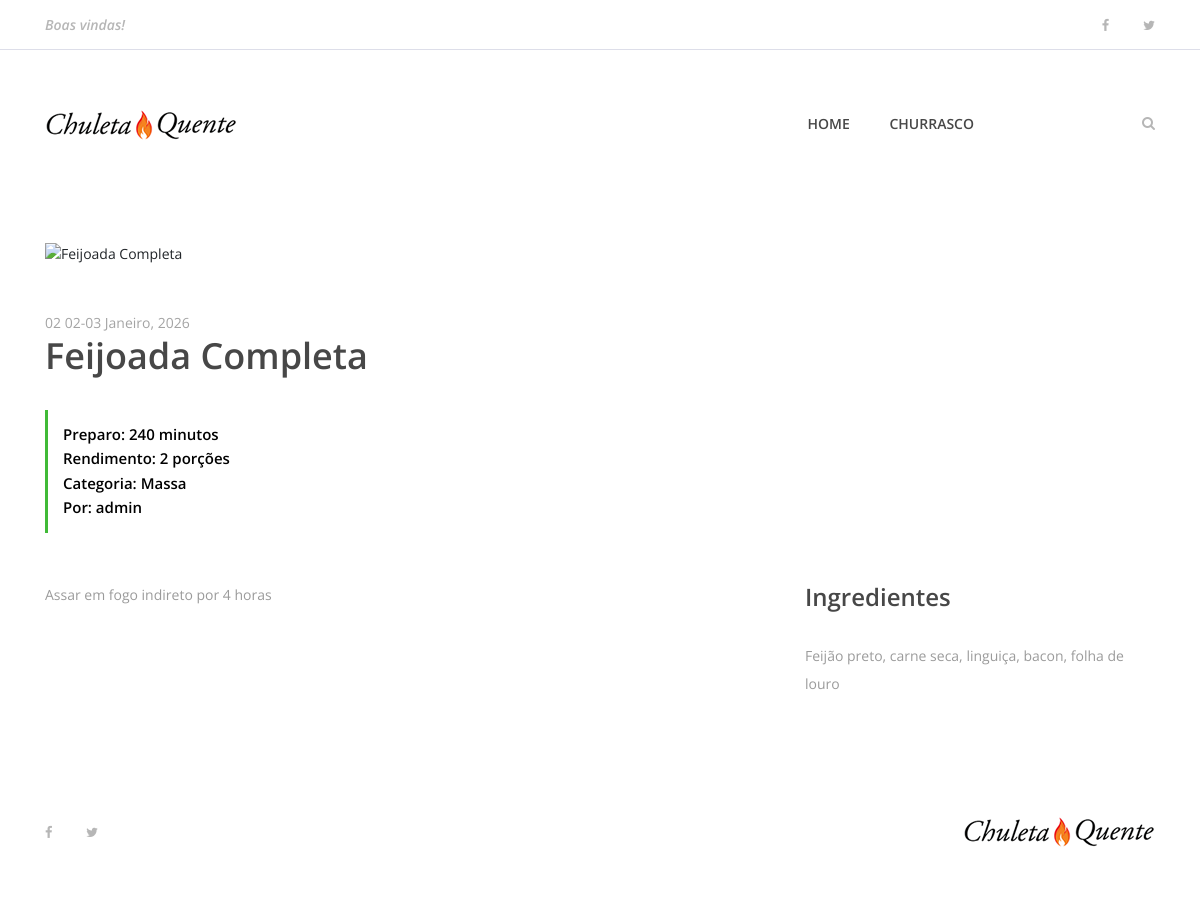
/prato/2/, run on the app's committed database.
### churras/models.py (models this page shows, shortened)
class Prato(models.Model):
    nome_prato = models.CharField(max_length=100)
    ingredientes = models.TextField()
    modo_preparo = models.CharField()
    tempo_preparo = models.IntegerField()
    rendimento = models.CharField(max_length=10)
    categoria = models.CharField(max_length=100)
    date_prato = models.DateTimeField(default=datetime.now, blank=True)
    funcionario = models.ForeignKey(User, on_delete=models.CASCADE)
    publicado = models.BooleanField(default=False)
    foto_prato = CloudinaryField(
        'foto_do_prato',
        folder='canesgril_pratos', #NOME DA PASTA DENTRO DO CLOUDINARY
        transformation={ #redimencionamento da imagem
            'width': 600,
            'crop': 'limit',#Outras opções: 'fill', 'scale', 'fit', 'pad'
            'quality' : 'auto'
        },
        blank=True,
        null=True
    )

### churras/views.py (the view)
# urls.py: path('prato/<int:id>/', churrasco, name='churrasco'),
def churrasco(request, id):
    prato = get_object_or_404(Prato, id=id)
    return render(request, 'churrasco.html', {'prato': prato})

### templates/churrasco.html (shortened to what this page needs)
{% extends 'base.html' %}
{% load static %}
{% block content %}
<div class="container mt-5">
    <div class="row">
        <div class="col-12">
            <div class="receipe-slider owl-carousel">
                {% if prato.foto_prato %}
                    <img src="{{ prato.foto_prato.url }}" alt="{{ prato.nome_prato }}">
                {% else %}
                    <img src="{% static 'img/bg-img/tomate_banner.jpg' %}" alt="Banner Default">
                {% endif %}
            </div>
        </div>
    </div>
</div>
<div class="receipe-content-area mb-5">
    <div class="container">
        <div class="row">
            <div class="col-12 col-md-8">
                <div class="receipe-headline my-5">
                    <span>{{ prato.date_prato|date:"d de F, Y" }}</span>
                    <h2>{{ prato.nome_prato }}</h2>
                    <div class="receipe-duration">
                        <h6>Preparo: {{ prato.tempo_preparo }} minutos</h6>
                        <h6>Rendimento: {{ prato.rendimento }}</h6>
                        <h6>Categoria: {{ prato.categoria }}</h6>
                        <h6>Por: {{ prato.funcionario.username }}</h6>
                    </div>
                </div>
            </div>
        </div>
        <div class="row">
            <div class="col-12 col-lg-8">
                <div class="single-preparation-step d-flex">
                    <p>{{ prato.modo_preparo|linebreaksbr }}</p>
                </div>
            </div>
            <div class="col-12 col-lg-4">
                <div class="ingredients">
                    <h4>Ingredientes</h4>
                    <div class="ingredients-content">
                        <p>{{ prato.ingredientes|linebreaksbr }}</p>
                    </div>
                </div>
            </div>
        </div>
    </div>
</div>
{% endblock %}

### static/site.css (style rules this page uses)
* { margin: 0; padding: 0; }
body { font-family: "Open Sans", sans-serif; font-size: 14px; }
h1, h2, h3, h4, h5, h6 { color: #000000; line-height: 1.3; font-weight: 600; }
p { color: #9b9b9b; font-size: 14px; line-height: 2; font-weight: 400; }
img { height: auto; max-width: 100%; }
.receipe-slider { position: relative; z-index: 1; }
.receipe-headline span { font-size: 14px; display: block; color: #a4a4a4; margin-bottom: 0; }
.receipe-headline h2 { font-size: 36px; color: #474747; margin-bottom: 30px; }
.receipe-headline .receipe-duration { border-left: 3px solid #40ba37; padding: 15px; }
.receipe-headline .receipe-duration h6 { font-size: 15px; margin-bottom: 5px; }
.receipe-headline .receipe-duration h6:last-child { margin-bottom: 0; }
.single-preparation-step { position: relative; z-index: 1; margin-bottom: 50px; }
.ingredients h4 { color: #474747; margin-bottom: 30px; }

### data on the page
Prato: date_prato "02 02-03 Janeiro, 2026", nome_prato "Feijoada Completa", tempo_preparo "240", rendimento "2 porções", categoria "Massa", funcionario.username "admin", modo_preparo "Assar em fogo indireto por 4 horas", ingredientes "Feijão preto, carne seca, linguiça, bacon, folha de louro"
